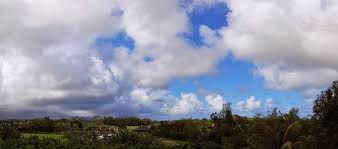
#> input picture dataset2/cloudy101.jpg, 338 x 149 px; its folder holds 4 pictures in this run
$ python Main.py
#> lines starting #> are read from the running program, lines starting #| are printed output that depends on the picture
import os
import re
import numpy as np
from PIL import Image
from skimage import color, feature, transform
from sklearn.ensemble import RandomForestClassifier
from sklearn.metrics import accuracy_score
from sklearn.model_selection import train_test_split

# Path to the dataset directory
data_dir = './dataset2'

# Function to extract label from filename
def extract_label(filename):
    # Remove the file extension
    base_name = os.path.splitext(filename)[0]
    # Remove numeric characters
    label = re.sub(r'\d+', '', base_name).strip()
    return label

# Function to extract features from image
def extract_features(image):
    # Resize image to a fixed size
    image = image.resize((224, 224))
    # Convert image to grayscale
    gray_image = color.rgb2gray(np.array(image))
    # Extract Histogram of Oriented Gradients (HOG) features
    hog_features, _ = feature.hog(
        gray_image, pixels_per_cell=(16, 16), cells_per_block=(2, 2), visualize=True
    )
    return hog_features

# Load images and extract features
features = []
labels = []

for img_name in os.listdir(data_dir):
    img_path = os.path.join(data_dir, img_name)
    try:
        img = Image.open(img_path)
#> img is the input picture: PIL image 338x149 RGB; mean R, G, B 139.8, 143.6, 159.2
        img_features = extract_features(img)
#> in extract_features, `image = image.resize((224, 224))`:
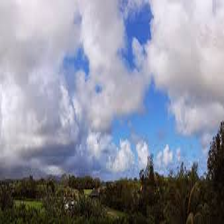
#> image: PIL image 224x224 RGB; mean R, G, B 139.8, 143.6, 159.2
#> in extract_features, `gray_image = color.rgb2gray(np.array(image))`:
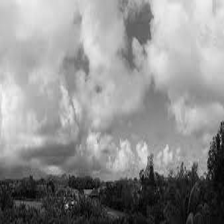
#> gray_image: shape (224, 224) float64; min 0.00333, max 0.969, mean 0.564
#> in extract_features, `hog_features, _ = feature.hog( gray_image, pixels_per_cell=(16, 16), c..`: hog_features = 6084 values, max 0.361 at index 324, min 0 at index 10, mean 0.146
#> img_features has the same summary as hog_features in extract_features
        features.append(img_features)

        # Extract label from the filename
        label = extract_label(img_name)
        labels.append(label)
    except Exception as e:
        print(f"Error processing {img_path}: {e}")
#> pass 2 of the loop `for img_name in os.listdir(data_dir):`:
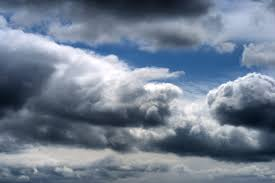
#> input picture dataset2/cloudy103.jpg, 275 x 183 px
#> img is the input picture: PIL image 275x183 RGB; mean R, G, B 112.4, 126, 144
#> in extract_features (call 2), `image = image.resize((224, 224))`:
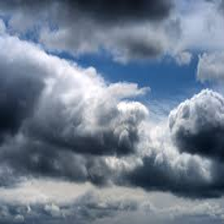
#> image: PIL image 224x224 RGB; mean R, G, B 112.4, 126, 144
#> in extract_features (call 2), `gray_image = color.rgb2gray(np.array(image))`:
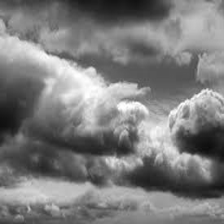
#> gray_image: shape (224, 224) float64; min 0.0455, max 1, mean 0.488
#> hog_features = 6084 values, max 0.405 at index 273, min 0 at index 154, mean 0.139
#> img_features has the same summary as hog_features in extract_features
#> pass 3 of the loop `for img_name in os.listdir(data_dir):`:
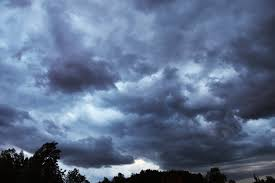
#> input picture dataset2/cloudy104.jpg, 275 x 183 px
#> img is the input picture: PIL image 275x183 RGB; mean R, G, B 93.6, 111.1, 139.7
#> in extract_features (call 3), `image = image.resize((224, 224))`:
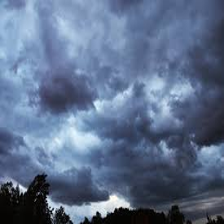
#> image: PIL image 224x224 RGB; mean R, G, B 93.6, 111.1, 139.7
#> in extract_features (call 3), `gray_image = color.rgb2gray(np.array(image))`:
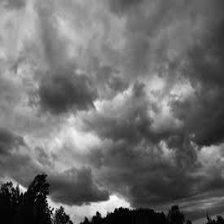
#> gray_image: shape (224, 224) float64; min 0, max 0.999, mean 0.429
#> hog_features = 6084 values, max 0.356 at index 5314, min 0 at index 444, mean 0.148
#> img_features has the same summary as hog_features in extract_features
#> the loop made 4 passes; the first 3 are shown

# Check if any images were processed
if not features:
    raise ValueError("No images were processed. Check if the dataset directory has images.")

# Split data into training and validation sets
features_train, features_val, labels_train, labels_val = train_test_split(
    features, labels, test_size=0.2, random_state=0
)

# Train model
model = RandomForestClassifier(random_state=0)
model.fit(np.array(features_train), labels_train)

# Test performance
y_pred = model.predict(np.array(features_val))
score = accuracy_score(labels_val, y_pred)

print(f"Validation Accuracy: {score}")

# Save the model
import pickle
with open('./model.p', 'wb') as f:
    pickle.dump(model, f)
